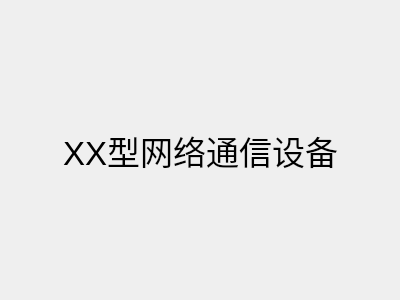
<?xml version="1.0" encoding="UTF-8"?>
<ui version="4.0">
 <class>Welcome</class>
 <widget class="QWidget" name="Welcome">
  <property name="geometry">
   <rect>
    <x>0</x>
    <y>0</y>
    <width>400</width>
    <height>300</height>
   </rect>
  </property>
  <property name="windowTitle">
   <string>Form</string>
  </property>
  <layout class="QGridLayout" name="gridLayout">
   <item row="0" column="1">
    <spacer name="verticalSpacer_2">
     <property name="orientation">
      <enum>Qt::Vertical</enum>
     </property>
     <property name="sizeHint" stdset="0">
      <size>
       <width>20</width>
       <height>116</height>
      </size>
     </property>
    </spacer>
   </item>
   <item row="1" column="0">
    <spacer name="horizontalSpacer_2">
     <property name="orientation">
      <enum>Qt::Horizontal</enum>
     </property>
     <property name="sizeHint" stdset="0">
      <size>
       <width>50</width>
       <height>20</height>
      </size>
     </property>
    </spacer>
   </item>
   <item row="1" column="1">
    <widget class="QLabel" name="label">
     <property name="maximumSize">
      <size>
       <width>16777215</width>
       <height>100</height>
      </size>
     </property>
     <property name="font">
      <font>
       <pointsize>25</pointsize>
      </font>
     </property>
     <property name="text">
      <string>XX型网络通信设备</string>
     </property>
     <property name="alignment">
      <set>Qt::AlignCenter</set>
     </property>
    </widget>
   </item>
   <item row="1" column="2">
    <spacer name="horizontalSpacer">
     <property name="orientation">
      <enum>Qt::Horizontal</enum>
     </property>
     <property name="sizeHint" stdset="0">
      <size>
       <width>49</width>
       <height>20</height>
      </size>
     </property>
    </spacer>
   </item>
   <item row="2" column="1">
    <spacer name="verticalSpacer">
     <property name="orientation">
      <enum>Qt::Vertical</enum>
     </property>
     <property name="sizeHint" stdset="0">
      <size>
       <width>20</width>
       <height>115</height>
      </size>
     </property>
    </spacer>
   </item>
  </layout>
 </widget>
 <resources/>
 <connections/>
</ui>
